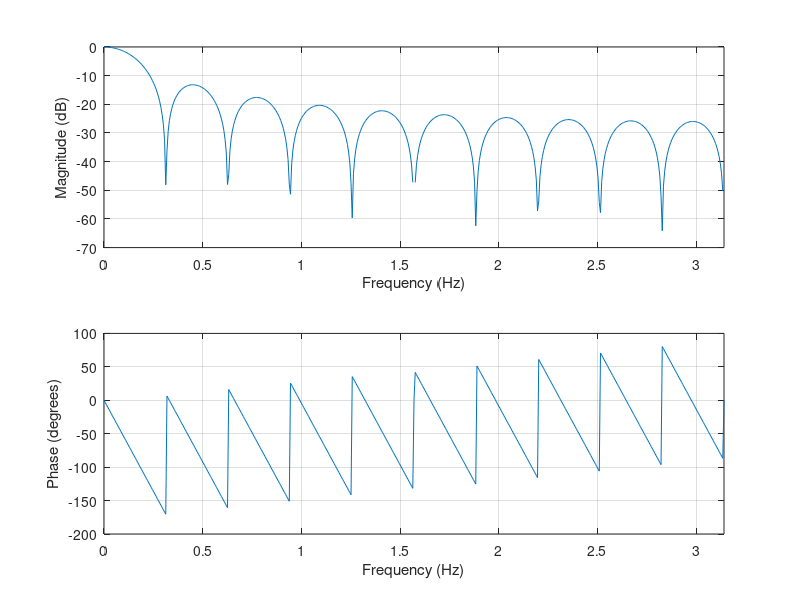
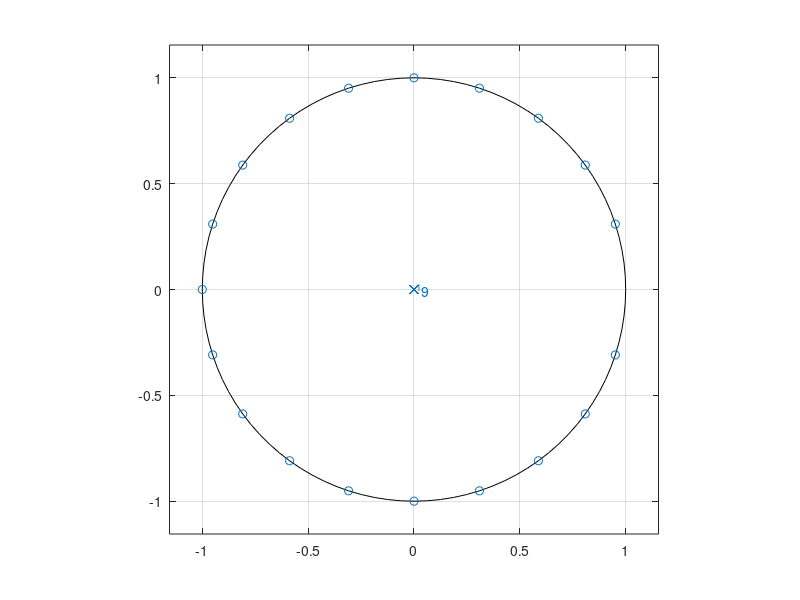

Reproduce these figures in MATLAB, in order.
clear all;
close all;
clc;

n = 20;
%citatel
    a = ones(n,1)'.*1/n;
%jmenovatel
    b = 1;

freqz (a, b, [], 2*pi);

figure();
zplane(a, b);
